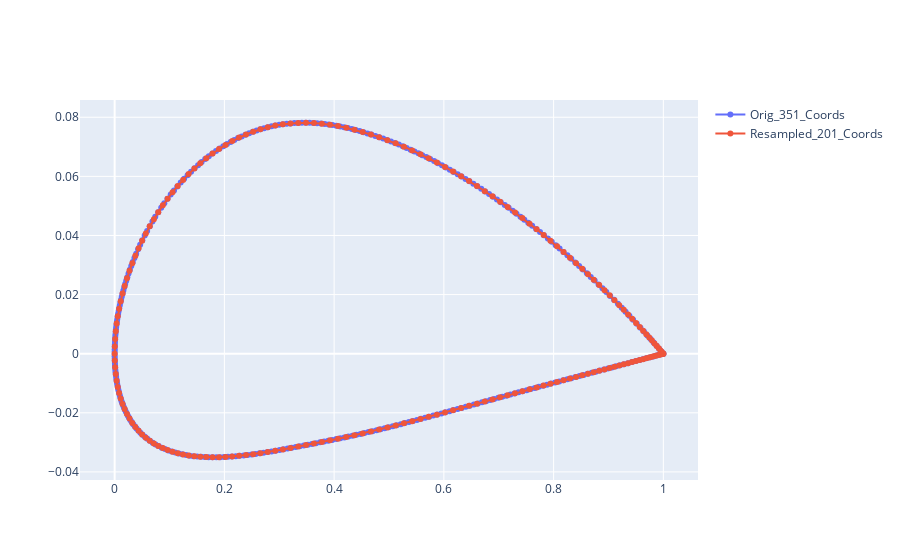

Notebook cell for this chart:
### Markdown cell above
### Plot comparison for original and resampled shapes

### Code cell
plotAirfoilName='naca2411-il'

fig = go.Figure(data=[go.Scatter(x=all_input_data_dict[plotAirfoilName]['coord_DF']['X_coord'].values,
                                y=all_input_data_dict[plotAirfoilName]['coord_DF']['Y_coord'].values,
                                mode='lines+markers',
                                name='Orig_351_Coords',),
                      go.Scatter(x=np.loadtxt('X_Coordinates.csv',skiprows=1,delimiter=';',usecols=1),
                                y=DimReducion_Input_DF.loc[plotAirfoilName].values,
                                mode='lines+markers',
                                name='Resampled_201_Coords',),
                     ])
fig.show()

### Figure 1 — Plotly figure (JSON) as saved in the notebook; plotly's stock layout.template omitted (floating-point values rounded to 4 significant figures; data arrays with more than 128 entries replaced by an {"elided": "..."} marker saying what was removed)
{"data": [{"mode": "lines+markers", "name": "Orig_351_Coords", "type": "scatter", "x": {"elided": "351 float values"}, "y": {"elided": "351 float values"}}, {"mode": "lines+markers", "name": "Resampled_201_Coords", "type": "scatter", "x": {"elided": "201 float values"}, "y": {"elided": "201 float values"}}], "layout": {}}
